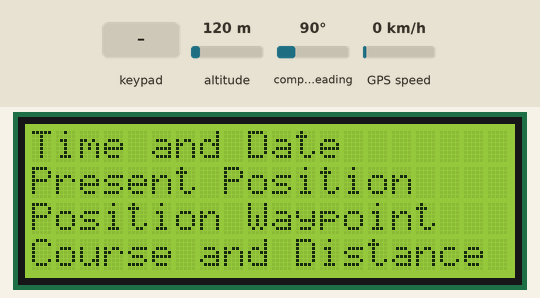
This sketch was run on a simulated Arduino Uno, built with avr-gcc and run on an emulated ATmega328P. On the bench: 20×4 character LCD. The test bench sets the inputs (shaded band); at power-on: altitude 120 m, compass heading 90°, GPS speed 0 km/h. The GPS gets a fix after 3 s at 37.7749, -122.4194 with 8 satellites; what the sketch prints to the serial monitor is not drawn.

Above: at 1.2 s.
At 8.3 s:
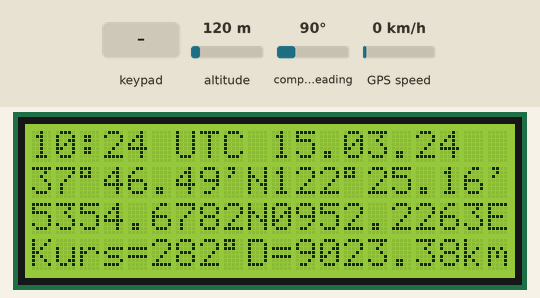
8.4 s: key '1' pressed
9.9 s: keypad keys 5 4 3 2 * pressed 0.4 s apart
13.4 s: key 'D' pressed
14.9 s: key '*' pressed
18.9 s: keypad keys 9 8 7 6 * pressed 0.4 s apart
22.4 s: keypad keys 5 4 3 2 pressed 0.4 s apart
At 24.8 s:
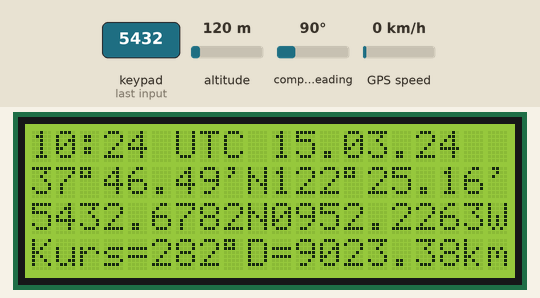
Timing chart, 0 to 26.3 s (numbered marks = the images above; inputs shaded):
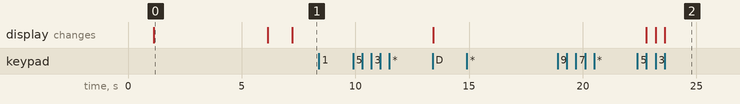

Measured:
- after the input at 8.4 s, every drawn part: stays the same
- after the input at 9.9 s, every drawn part: stays the same
- after the input at 14.9 s, every drawn part: stays the same
- after the input at 18.9 s, every drawn part: stays the same
- after the input at 22.4 s, the display: first changes after 0.40 s (image 2 shows a later state)
- what the display in image 0 shows lasts 5.1 s, from 1.1 s to 6.2 s

The sketch:

Kap7_GPS_SoftwareSerial_LCD_I2C_enterWaypoint.ino
```cpp
/* Code based on Adafruit GPS library and example and LiquidCrystal_I2C Library
  only northern hemisphere, eastern longitude due to resources (timing and memory)
  Anzeige: Uhrzeit und Datum, GPS Position, Position Wegpunkt, Kurs und Fahrt
  C: Bernd54Albrecht
*/
// include the library code:
#include <Adafruit_GPS.h>
#include <SoftwareSerial.h>
#include <LiquidCrystal_I2C.h>
LiquidCrystal_I2C lcd(0x27,20,4);  // set the LCD address to 0x27 for a 20 chars and 4 line display
#include <Keypad.h>
const byte COLS = 4;     // Columns=Spalten
const byte ROWS = 4;     // Rows = Reihen
char KEYS[ROWS][COLS]={
  {'1', '2', '3', 'A'},
  {'4', '5', '6', 'B'},
  {'7', '8', '9', 'C'},
  {'*', '0', '#', 'D'} };
byte COLPINS[COLS] = { 5, 4, 3, 2};     // digitale Ein-/Ausgänge
byte ROWPINS[ROWS] = { 9, 8, 7, 6 };    // digitale Ein-/Ausgänge
Keypad myKeypad = Keypad(makeKeymap(KEYS), ROWPINS, COLPINS, ROWS, COLS);

// Connect the GPS Power pin to 5V
// Connect the GPS Ground pin to ground
// Connect the GPS TX (transmit) pin to Digital 16 = A2
// Connect the GPS RX (receive) pin to Digital 17 = A3

// you can change the pin numbers to match your wiring:
SoftwareSerial mySerial(16,17);
Adafruit_GPS GPS(&mySerial);

// Set GPSECHO to 'false' to turn off echoing the GPS data to the Serial console
// Set to 'true' if you want to debug and listen to the raw GPS sentences
// #define GPSECHO  false

float Lat = 0.0;    // Latitude = geogr. Breite
int LatDD = 0;
float LatMM = 0.0;
int LatDDWP = 0;
float LatMMWP = 0.0;
float deltaPhi = 0.0;
float deltaY = 0.0;
float Lon = 0.0;    // Longitude = geogr. Länge
int LonDDD = 0;
float LonMM = 0.0;
int LonDDDWP = 0;
float LonMMWP = 0.0;
float deltaLambda = 0.0;
float deltaX = 0.0;
//float SPEED = 0.0;
int tCourse;
float distance;
char pressedKey;
//int i=0;
int EW = 1;

String LatLonWP = "5354.6782N0952.2263E";      // enter your favourite address
int BBMM = LatLonWP.substring(0,4).toInt();    // Latitude/geogr.Breite Format DDMM
int bbbb = LatLonWP.substring(5,9).toInt();    // Latitude/geogr.Breite Format mmmm
int LLMM = LatLonWP.substring(10,14).toInt();  // Longitude/geogr.Länge Format DDMM
int llll = LatLonWP.substring(15,19).toInt();  // Longitude/geogr.Länge Format mmmm


void setup()   {
  // connect at 115200 so we can read the GPS fast enough and echo without dropping chars
  // also spit it out
  Serial.begin(115200);
  delay(1000);
  Serial.println("Adafruit GPS library");
  Serial.print("LatLonWP: ");
  Serial.println(LatLonWP);
  // uncomment for test
  Serial.print(BBMM);
  Serial.print(".");
  Serial.println(bbbb);
  Serial.print(LLMM);
  Serial.print(".");
  Serial.println(llll);

  // 9600 NMEA is the default baud rate

  GPS.begin(9600);
  //set up the LCD's number of columns and rows:
  lcd.init();                      // initialize the lcd
  // Print a message to the LCD.
  lcd.backlight();
  lcd.setCursor(0,0);
  lcd.print("Time and Date");
  lcd.setCursor(0,1);
  lcd.print("Present Position");
  lcd.setCursor(0,2);
  lcd.print("Position Waypoint");
  lcd.setCursor(0,3);
  lcd.print("Course and Distance");
  delay(5000);
  lcd.clear();
  lcd.setCursor(0,2);
  lcd.print(LatLonWP);

  // uncomment this line to turn on RMC (recommended minimum) and GGA (fix data) including altitude
  // GPS.sendCommand(PMTK_SET_NMEA_OUTPUT_RMCGGA);
  // uncomment this line to turn on only the "minimum recommended" data
  GPS.sendCommand(PMTK_SET_NMEA_OUTPUT_RMCONLY);
  // For parsing data, we don't suggest using anything but either RMC only or RMC+GGA since
  // the parser doesn't care about other sentences at this time

  // Set the update rate
  GPS.sendCommand(PMTK_SET_NMEA_UPDATE_1HZ);   // 1 Hz update rate
  // For the parsing code to work nicely and have time to sort thru the data, and
  // print it out we don't suggest using anything higher than 1 Hz

  // Request updates on antenna status, comment out to keep quiet
  // GPS.sendCommand(PGCMD_ANTENNA);

  delay(1000);
  // Ask for firmware version
  mySerial.println(PMTK_Q_RELEASE);
}

void keyInput()   {
  Serial.print("LatLonWP: ");
  Serial.println(LatLonWP);
  int i = 0;
  char nextKey = 0;
  while (nextKey !='*')   {
    nextKey=myKeypad.getKey();
    if (nextKey)   {
    Serial.print(" nextKey = ");
    Serial.println(nextKey);

    if (isDigit(int(nextKey)))   {
    LatLonWP[i] = nextKey;
    Serial.print("i = ");
    Serial.print(i);
    Serial.print(" nextKey = ");
    Serial.println(nextKey);
    i +=1;
    Serial.println(LatLonWP);
    lcd.setCursor(0,2);
    lcd.print(LatLonWP);
    }
    else if (nextKey == '#' && i < 9)   {i = 5;}
    else if (nextKey == '#' && i > 9)    {i = 15;}
    else if (nextKey == 'A')   {     // 'A' = North
      LatLonWP[9] = 'N';
      i = 10;
    }
    else if (nextKey == 'B')   {     // 'B' = South
      LatLonWP[9] = 'S';
      i = 10;
    }
    else if (nextKey == 'C')   {     // 'C' = East
      LatLonWP[19] = 'E';
      EW = 1;
      i = 20;
    }
    else if (nextKey == 'D')   {     // 'D' = West
      LatLonWP[19] = 'W';
      EW = -1;
      i = 20;
    }
    if (i == 20)   {
    Serial.println(LatLonWP);
    lcd.setCursor(0,2);
    lcd.print(LatLonWP);
    i = 21;
    }
    if (i == 21)   {
      BBMM = LatLonWP.substring(0,4).toInt();    // Latitude/geogr.Breite Format DDMM
      bbbb = LatLonWP.substring(5,9).toInt();    // Latitude/geogr.Breite Format mmmm
      LLMM = LatLonWP.substring(10,14).toInt();  // Longitude/geogr.Länge Format DDMM
      llll = LatLonWP.substring(15,19).toInt();  // Longitude/geogr.Länge Format mmmm

    // uncomment for test
//       Serial.print(BBMM);
//       Serial.print(".");
//       Serial.println(bbbb);
//       Serial.print(LLMM);
//       Serial.print(".");
//       Serial.println(llll);'
      lcd.setCursor(0,2);
      lcd.print(LatLonWP);
      i=22;
      }
    }
  }
}

uint32_t timer = millis();
void loop()   {                     // run over and over again
  pressedKey = myKeypad.getKey();
  if (pressedKey)   {
    Serial.println("press * for waypoint entry");
  }
    if (pressedKey == '*')   {
      Serial.println("waypoint entry");
      keyInput();
    }

  // if a sentence is received, we can check the checksum, parse it...
  char c = GPS.read();
  // if you want to debug, this is a good time to do it!
  // if ((c) && (GPSECHO))     Serial.write(c);

  if (GPS.newNMEAreceived()) {
    // a tricky thing here is if we print the NMEA sentence, or data
    // we end up not listening and catching other sentences!
    // so be very wary if using OUTPUT_ALLDATA and trying to print out data
    //Serial.println(GPS.lastNMEA());   // this also sets the newNMEAreceived() flag to false
    if (!GPS.parse(GPS.lastNMEA()))   // this also sets the newNMEAreceived() flag to false
      return;  // we can fail to parse a sentence in which case we should just wait for another
  }
  // approximately every 2 seconds or so, print out the current stats
  if (millis() - timer > 2000) {
    timer = millis(); // reset the timer

    Serial.print("\nTime: ");
    if (GPS.hour < 10) { Serial.print('0'); }
    Serial.print(GPS.hour, DEC); Serial.print(':');
    if (GPS.minute < 10) { Serial.print('0'); }
    Serial.print(GPS.minute, DEC); Serial.print(':');
    if (GPS.seconds < 10) { Serial.print('0'); }
    Serial.println(GPS.seconds, DEC);
    Serial.print("Date: ");
    Serial.print(GPS.day, DEC); Serial.print('.');
    Serial.print(GPS.month, DEC); Serial.print(".20");
    Serial.println(GPS.year, DEC);
    Serial.print("Fix: "); Serial.println((int)GPS.fix);
  //  Serial.print(" quality: "); Serial.println((int)GPS.fixquality);

    lcd.setCursor(0, 0);
    if (GPS.hour < 10) { lcd.print('0'); }
    lcd.print(GPS.hour, DEC); lcd.print(':');
    if (GPS.minute < 10) { lcd.print('0'); }
    lcd.print(GPS.minute, DEC); lcd.print(" UTC ");
    if (GPS.day < 10) { lcd.print('0'); }
    lcd.print(GPS.day, DEC); lcd.print('.');
    if (GPS.month < 10) { lcd.print('0'); }
    lcd.print(GPS.month, DEC); lcd.print(".");
    lcd.println(GPS.year, DEC);

    if (GPS.fix) {
      Lat = GPS.latitude;
      int LatDD = int(Lat/100);
      LatMM = Lat - 100*LatDD;
      LatDDWP = BBMM/100;
      LatMMWP = BBMM - 100*LatDDWP + bbbb/10000;
      // Calculation for Northern Hemisphere only
      deltaPhi = 60*(LatDDWP - LatDD) + (LatMMWP - LatMM);
      deltaY = deltaPhi * 1.852;

      Serial.print("  deltaPhi ");
      Serial.println(deltaPhi);

      Lon = GPS.longitude;
      LonDDD = int(Lon/100);
      LonMM = Lon - 100*LonDDD;
      LonDDDWP = LLMM/100;
      LonMMWP = LLMM - 100*LonDDDWP + llll/10000;
      // Calculation for Eastern Longitudes only
      deltaLambda = 60*(LonDDDWP - LonDDD) + (LonMMWP - LonMM);

      deltaX = deltaLambda * 1.852 * cos(DEG_TO_RAD * ((LatDDWP+LatDD)/2));
      Serial.print("  deltaLambda ");
      Serial.println(deltaLambda);

      if (abs(deltaY)<0.5) {
        if (deltaX < 0.1 && deltaX > -0.1) {
          tCourse = 1359;
          distance = 0;
          }
        else if (deltaX > 0) {
          tCourse = 90;
          distance = deltaX;
          }
        else if (deltaX < 0) {
          tCourse = 270;
          distance = - deltaX;
          }
      }

      else if (deltaY>0) {
        if (deltaX < 0.1 && deltaX > -0.1) {
          tCourse = 360;
          distance = deltaY;
          }
        else if (deltaX > 0) {
          tCourse = (90 - RAD_TO_DEG*atan2(deltaY,deltaX));
          distance = sqrt(square(deltaX) + square(deltaY));
          }
        else if (deltaX < 0) {
          tCourse = (90 - RAD_TO_DEG*atan2(deltaY,deltaX));
          distance = sqrt(square(deltaX) + square(deltaY));
          }
        }
      else if (deltaY<0) {
        if (deltaX < 0.1 && deltaX > -0.1) {
          tCourse = 180;
          distance = -deltaY;
          }
        else if (deltaX > 0) {
          tCourse = (90 - RAD_TO_DEG*atan2(deltaY,deltaX));
          distance = sqrt(square(deltaX) + square(deltaY));
          }
        else if (deltaX < 0) {
          tCourse = (90 - RAD_TO_DEG*atan2(deltaY,deltaX));
          distance = sqrt(square(deltaX) + square(deltaY));
          }
        }
      if (tCourse < 0)  tCourse = tCourse+360;
      if (tCourse > 360)  tCourse = tCourse-360;
      Serial.print("Kurs ");
        if (tCourse < 100)  Serial.print('0');
        if (tCourse < 10)   Serial.print('0');
      Serial.print(tCourse);
      Serial.print("  Distanz ");
      Serial.println(distance);

      Serial.print("Location: ");
      Serial.print(Lat, 4); Serial.print(GPS.lat);
      Serial.print(", ");
      Serial.print(Lon, 4); Serial.println(GPS.lon);

      // Serial.print("Speed (knots): "); Serial.println(GPS.speed);
      // Serial.print("Angle: "); Serial.println(GPS.angle);
      // Serial.print("Altitude: "); Serial.println(GPS.altitude);
      // Serial.print("Satellites: "); Serial.println((int)GPS.satellites);
      // Serial.print("Antenna status: "); Serial.println((int)GPS.antenna);


      lcd.setCursor(0,1);
      if (LatDD<10) lcd.print("0");
      lcd.print(LatDD);
      lcd.print("\xDF");
      lcd.print(LatMM);
      lcd.print("'");
      lcd.print(GPS.lat);
      if (LonDDD<10) lcd.print("0");
      lcd.print(LonDDD);
      lcd.print("\xDF");
      lcd.print(LonMM);
      lcd.print("'");
      lcd.print(GPS.lon);

      lcd.setCursor(0, 3);
      lcd.print("Kurs=");
      if (tCourse < 100)  lcd.print('0');
      if (tCourse < 10)  lcd.print('0');
      lcd.print(tCourse);
      lcd.print("\xDF");
      lcd.print("D=");
      lcd.print(distance);
      lcd.print("km");
    }
  }
}
```
